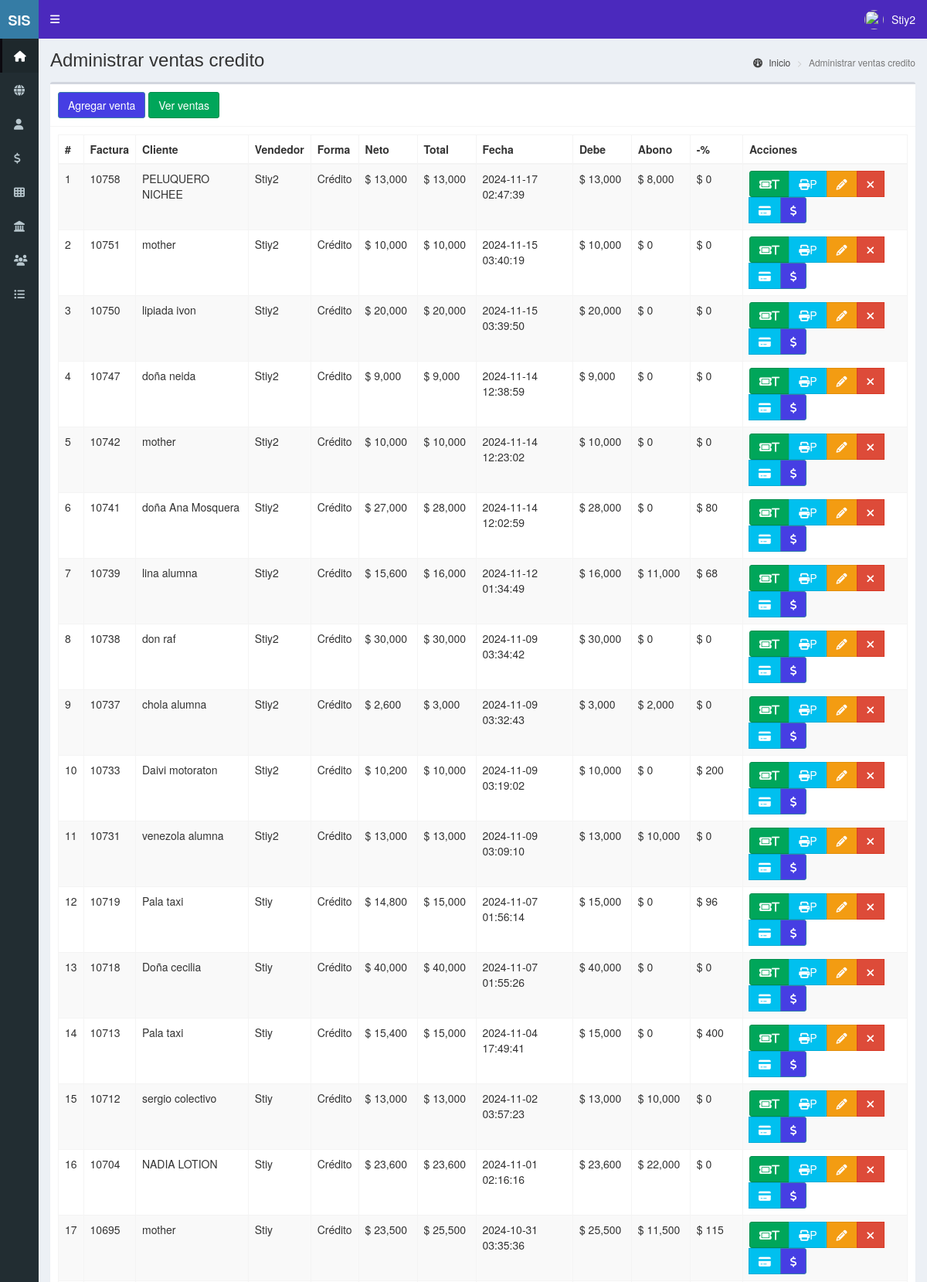
Screenshot of /ventas-credito (signed in, upper part) with the database file from the repository.
### tables this page shows
CREATE TABLE `ventas` (
  `id` int(11) NOT NULL,
  `codigo` int(11) NOT NULL,
  `id_cliente` int(11) NOT NULL,
  `id_vendedor` int(11) NOT NULL,
  `productos` text NOT NULL,
  `impuesto` float NOT NULL,
  `neto` float NOT NULL,
  `total` float NOT NULL,
  `metodo_pago` text NOT NULL,
  `fecha` timestamp NOT NULL DEFAULT current_timestamp(),
  `saldo_pendiente` decimal(10,2) DEFAULT 0.00,
  `monto_abonado` decimal(10,2) DEFAULT 0.00,
  `descuento` int(50) DEFAULT NULL
);

CREATE TABLE `clientes` (
  `id` int(11) NOT NULL,
  `nombre` text NOT NULL,
  `documento` int(11) NOT NULL,
  `email` text NOT NULL,
  `telefono` text NOT NULL,
  `direccion` text NOT NULL,
  `fecha_nacimiento` date NOT NULL,
  `compras` int(11) NOT NULL,
  `ultima_compra` datetime NOT NULL,
  `fecha` timestamp NOT NULL DEFAULT current_timestamp() ON UPDATE current_timestamp()
);

CREATE TABLE `usuarios` (
  `id` int(11) NOT NULL,
  `nombre` text NOT NULL,
  `usuario` text NOT NULL,
  `password` text NOT NULL,
  `perfil` text NOT NULL,
  `foto` text NOT NULL,
  `estado` int(11) NOT NULL,
  `ultimo_login` datetime NOT NULL,
  `fecha` timestamp NOT NULL DEFAULT current_timestamp() ON UPDATE current_timestamp()
);

### controladores/plantilla.controlador.php (called while the page is built)
<?php
class ControladorPlantilla{
	static public function ctrPlantilla(){
		include "vistas/plantilla.php";
	}
}

### index.php (called while the page is built, shortened)
<?php
require_once "controladores/plantilla.controlador.php";
require_once "controladores/usuarios.controlador.php";
require_once "controladores/clientes.controlador.php";
require_once "controladores/ventas.controlador.php";
require_once "modelos/usuarios.modelo.php";
require_once "modelos/clientes.modelo.php";
require_once "modelos/ventas.modelo.php";
$plantilla = new ControladorPlantilla();
$plantilla->ctrPlantilla();

### controladores/ventas.controlador.php (called while the page is built, shortened)
<?php
class ControladorVentas{
	static public function ctrVentasCreditos(){
		$tabla = "ventas";
		$respuesta = ModeloVentas::mdlVentasCreditos($tabla);
		return $respuesta;
	}
}

### modelos/conexion.php (called while the page is built)
<?php
class Conexion {
    static public function conectar() {
        try {
            $link = new PDO(
                "mysql:host=localhost;dbname=sis_billar",
                "root",
                "",
                [
                    PDO::ATTR_ERRMODE => PDO::ERRMODE_EXCEPTION,
                    PDO::ATTR_DEFAULT_FETCH_MODE => PDO::FETCH_ASSOC,
                ]
            );
            $link->exec("set names utf8");
            return $link;
        } catch (PDOException $e) {
            file_put_contents("errores.log", date("Y-m-d H:i:s") . " - DB Error: " . $e->getMessage() . "\n", FILE_APPEND);
            echo '<script src="https://cdn.jsdelivr.net/npm/sweetalert2@11"></script>';
            echo '<script>
                Swal.fire({
                    icon: "error",
                    title: "Error de conexión",
                    text: "No se pudo conectar con la base de datos. Contacta al administrador.",
                    confirmButtonText: "Cerrar"
                });
            </script>';
            exit();
        }
    }
}

### modelos/ventas.modelo.php (called while the page is built, shortened)
<?php
require_once "conexion.php";
class ModeloVentas{
	static public function mdlVentasCreditos($tabla){
			$stmt = Conexion::conectar()->prepare("SELECT * FROM $tabla WHERE metodo_pago= 'Crédito' ORDER BY id DESC");
			$stmt -> execute();
			return $stmt -> fetchAll();
	}
}

### controladores/clientes.controlador.php (called while the page is built, shortened)
<?php
class ControladorClientes{
	static public function ctrMostrarClientes($item, $valor){
		$tabla = "clientes";
		$respuesta = ModeloClientes::mdlMostrarClientes($tabla, $item, $valor);
		return $respuesta;
	}
}

### modelos/clientes.modelo.php (called while the page is built, shortened)
<?php
require_once "conexion.php";
class ModeloClientes{
	static public function mdlMostrarClientes($tabla, $item, $valor){
		if($item != null){
			$stmt = Conexion::conectar()->prepare("SELECT * FROM $tabla WHERE $item = :$item");
			$stmt -> bindParam(":".$item, $valor, PDO::PARAM_STR);
			$stmt -> execute();
			return $stmt -> fetch();
		}else{
			$stmt = Conexion::conectar()->prepare("SELECT * FROM $tabla");
			$stmt -> execute();
			return $stmt -> fetchAll();
		}
	}
}

### controladores/usuarios.controlador.php (called while the page is built, shortened)
<?php
class ControladorUsuarios{
	static public function ctrMostrarUsuarios($item, $valor){
		$tabla = "usuarios";
		$respuesta = ModeloUsuarios::MdlMostrarUsuarios($tabla, $item, $valor);
		return $respuesta;
	}
}

### modelos/usuarios.modelo.php (called while the page is built, shortened)
<?php
require_once "conexion.php";
class ModeloUsuarios{
	static public function mdlMostrarUsuarios($tabla, $item, $valor){
		if($item != null){
			$stmt = Conexion::conectar()->prepare("SELECT * FROM $tabla WHERE $item = :$item");
			$stmt -> bindParam(":".$item, $valor, PDO::PARAM_STR);
			$stmt -> execute();
			return $stmt -> fetch();
		}else{
			$stmt = Conexion::conectar()->prepare("SELECT * FROM $tabla");
			$stmt -> execute();
			return $stmt -> fetchAll();
		}
	}
}

### vistas/modulos/ventas-credito.php (the view, shortened to what this page needs)
<div class="content-wrapper">
  <section class="content-header">
    <h1>
      Administrar ventas credito
    </h1>
    <ol class="breadcrumb">
      <li><a href="inicio"><i class="fa fa-dashboard"></i> Inicio</a></li>
      <li class="active">Administrar ventas credito</li>
    </ol>
  </section>
  <section class="content">
    <div class="box">
      <div class="box-header with-border">
        <a href="crear-venta">
          <button class="btn btn-primary">
            Agregar venta
          </button>
        </a>
        <a href="ventas">
          <button class="btn btn-success">
            Ver ventas
          </button>
        </a>
      </div>
      <div class="box-body">
       <table class="table table-bordered table-striped dt-responsive tablas" width="100%">
        <thead>
         <tr>
           <th style="width:10px">#</th>
           <th>Factura</th>
           <th>Cliente</th>
           <th>Vendedor</th>
           <th>Forma</th>
           <th>Neto</th>
           <th>Total</th>
           <th>Fecha</th>
           <th>Debe</th>
           <th>Abono</th>
           <th>-%</th>
           <th>Acciones</th>
         </tr>
        </thead>
        <tbody>
        <?php
          $respuesta = ControladorVentas::ctrVentasCreditos();
          foreach ($respuesta as $key => $value) {
           echo '<tr>
                  <td>'.($key+1).'</td>
                  <td>'.$value["codigo"].'</td>';
                  $itemCliente = "id";
                  $valorCliente = $value["id_cliente"];
                  $respuestaCliente = ControladorClientes::ctrMostrarClientes($itemCliente, $valorCliente);
                  echo '<td>'.$respuestaCliente["nombre"].'</td>';
                  $itemUsuario = "id";
                  $valorUsuario = $value["id_vendedor"];
                  $respuestaUsuario = ControladorUsuarios::ctrMostrarUsuarios($itemUsuario, $valorUsuario);
                  echo '<td>'.$respuestaUsuario["nombre"].'</td>
                  <td>'.$value["metodo_pago"].'</td>
                  <td>$ '.number_format($value["neto"]).'</td>
                  <td>$ '.number_format($value["total"]).'</td>
                  <td>'.$value["fecha"].'</td>
                  <td>$ '.number_format($value["saldo_pendiente"]).'</td>
                  <td>$ '.number_format($value["monto_abonado"]).'</td>
                  <td>$ '.number_format($value["descuento"]).'</td>
                  <td>
                    <div class="btn-group">
                      <button class="btn btn-success btnImprimirTicket" codigoVenta="'.$value["codigo"].'">
                        <i class="fa fa-ticket">T</i>
                      </button>
                      <button class="btn btn-info btnImprimirFactura" codigoVenta="'.$value["codigo"].'">
                        <i class="fa fa-print"></i>P
                      </button>';
                      if($_SESSION["perfil"] == "Administrador"){
                      echo '
                      <button class="btn btn-warning btnEditarVenta" idVenta="'.$value["id"].'"><i class="fa fa-pencil"></i></button>
                      <button class="btn btn-danger btnEliminarVenta" idVenta="'.$value["id"].'"><i class="fa fa-times"></i></button>
                      <button class="btn btn-info btnabonarcredito" data-toggle="modal" data-target="#modalAbonar" idVenta="'.$value["id"].'"><i class="fa fa-credit-card"></i></button>
                      <button class="btn btn-primary btnpagarcredito" idVenta="'.$value["id"].'"><i class="fa fa-usd"></i></button>';
                    }
                    echo '</div>
                  </td>
                </tr>';
            }
        ?>
        </tbody>
       </table>
      </div>
    </div>
  </section>
</div>

### vistas/plantilla.php (shortened to what this page needs)
<!DOCTYPE html>
<html>
<head>
  <link href="https://cdn.jsdelivr.net/npm/select2@4.1.0-rc.0/dist/css/select2.min.css" rel="stylesheet" />
  <link rel="stylesheet" href="vistas/bower_components/bootstrap/dist/css/bootstrap.min.css">
  <link rel="stylesheet" href="vistas/bower_components/font-awesome/css/all.min.css">
  <link rel="stylesheet" href="vistas/bower_components/Ionicons/css/ionicons.min.css">
  <link rel="stylesheet" href="vistas/dist/css/AdminLTE.css">
  <link rel="stylesheet" href="vistas/dist/css/skins/_all-skins.min.css">
  <link rel="stylesheet" href="vistas/bower_components/datatables.net-bs/css/dataTables.bootstrap.min.css">
  <link rel="stylesheet" href="vistas/bower_components/datatables.net-bs/css/responsive.bootstrap.min.css">
  <link rel="stylesheet" href="vistas/plugins/iCheck/all.css">
  <link rel="stylesheet" href="vistas/bower_components/bootstrap-daterangepicker/daterangepicker.css">
  <link rel="stylesheet" href="vistas/bower_components/morris.js/morris.css">
</head>
<body class="hold-transition skin-blue sidebar-collapse sidebar-mini login-page">
  <?php
  if(isset($_SESSION["iniciarSesion"]) && $_SESSION["iniciarSesion"] == "ok"){
   echo '<div class="wrapper">';
    include "modulos/cabezote.php";
    include "modulos/menu.php";
    if(isset($_GET["ruta"])){
      if($_GET["ruta"] == "inicio" ||
         $_GET["ruta"] == "mesas" ||
         $_GET["ruta"] == "usuarios" ||
         $_GET["ruta"] == "categorias" ||
         $_GET["ruta"] == "productos" ||
         $_GET["ruta"] == "gastos" ||
         $_GET["ruta"] == "productos-red" ||
         $_GET["ruta"] == "clientes" ||
         $_GET["ruta"] == "ventas" ||
         $_GET["ruta"] == "crear-venta" ||
         $_GET["ruta"] == "editar-venta" ||
         $_GET["ruta"] == "reportes" ||
         $_GET["ruta"] == "ventas-credito" ||
         $_GET["ruta"] == "ventas-por-producto" ||
         $_GET["ruta"] == "creditos-por-cliente" ||
         $_GET["ruta"] == "salir"){
        include "modulos/".$_GET["ruta"].".php";
      }else{
        include "modulos/404.php";
      }
    }else{
      include "modulos/inicio.php";
    }
    echo '</div>';
  }else{
    include "modulos/login.php";
  }
  ?>
</body>
</html>

### vistas/modulos/cabezote.php (shortened to what this page needs)
<header class="main-header">
   <a href="#" class="logo">
     <span class="logo-mini"><b>SIS</b> VENTAS</span>
   </a>
<nav class="navbar navbar-static-top" role="navigation">
 	<a href="#" class="sidebar-toggle" data-toggle="push-menu" role="button">
     	</a>
	<div class="navbar-custom-menu">
		<ul class="nav navbar-nav">
			<li class="dropdown user user-menu">
				<a href="#" class="dropdown-toggle" data-toggle="dropdown">
				<?php
				if($_SESSION["foto"] != ""){
					echo '<img src="'.$_SESSION["foto"].'" class="user-image">';
				}else{
					echo '<img src="vistas/img/usuarios/default/anonymous.png" class="user-image">';
				}
				?>
					<span class="hidden-xs"><?php  echo $_SESSION["nombre"]; ?></span>
				</a>
			</li>
		</ul>
	</div>
</nav>
</header>

### vistas/modulos/menu.php (shortened to what this page needs)
<aside class="main-sidebar">
	 <section class="sidebar">
		<ul class="sidebar-menu">
		<?php
		if($_SESSION["perfil"] == "Administrador"){
			echo '<li class="active">
				<a href="inicio">
					<i class="fa fa-home"></i>
					<span>Inicio</span>
				</a>
			</li>';
		}
		if($_SESSION["perfil"] == "Administrador" || $_SESSION["perfil"] == "Vendedor" || $_SESSION["perfil"] == "Especial"){
			echo '<li>
				<a href="mesas">
					<i class="fa fa-globe"></i>
					<span>Mesas</span>
				</a>
			</li>
			';
		}
		if($_SESSION["perfil"] == "Administrador"){
			echo '<li>
				<a href="usuarios">
					<i class="fa fa-user"></i>
					<span>Usuarios</span>
				</a>
			</li>
			<li>
				<a href="gastos">
					<i class="fa fa-usd"></i>
					<span>Gastos</span>
				</a>
			</li>';
		}
		if($_SESSION["perfil"] == "Administrador" || $_SESSION["perfil"] == "Especial"){
			echo '<li>
				<a href="categorias">
					<i class="fa fa-th"></i>
					<span>Categorías</span>
				</a>
			</li>
			<li>
				<a href="productos">
					<i class="fa-solid fa-landmark"></i>
					<span>Productos</span>
				</a>
			</li>';
		}
		if($_SESSION["perfil"] == "Administrador" || $_SESSION["perfil"] == "Vendedor" || $_SESSION["perfil"] == "Especial"){
			echo '<li>
				<a href="clientes">
					<i class="fa fa-users"></i>
					<span>Clientes</span>
				</a>
			</li>
			<li class="treeview">
				<a href="#">
					<i class="fa fa-list-ul"></i>
					<span>Ventas</span>
					<span class="pull-right-container">
						<i class="fa fa-angle-left pull-right"></i>
					</span>
				</a>
				<ul class="treeview-menu">
					<li>
						<a href="ventas">
							<i class="fa-solid fa-chart-line"></i>
							<span>Administrar ventas</span>
						</a>
					</li>
			            <li>
			            	<a href="ventas-por-producto">
			            		<i class="fa fa-bar-chart"></i>
			            		<span>Ventas por producto</span>
			            	</a>
			            </li>
					<li>
						<a href="crear-venta">
							<i class="fa-solid fa-money-bill"></i>
							<span>Crear venta</span>
						</a>
					</li>';
				echo '</ul>
			</li>';
		}
		?>
		</ul>
	 </section>
</aside>

### rows the page displays
ventas: codigo "10758", id_cliente.nombre "PELUQUERO NICHEE", usuarios.nombre "Stiy2", metodo_pago "Crédito", neto "13,000", total "13,000", fecha "2024-11-17 02:47:39", saldo_pendiente "13,000", monto_abonado "8,000", descuento "0"
ventas: codigo "10751", id_cliente.nombre "mother", usuarios.nombre "Stiy2", metodo_pago "Crédito", neto "10,000", total "10,000", fecha "2024-11-15 03:40:19", saldo_pendiente "10,000", monto_abonado "0", descuento "0"
ventas: codigo "10750", id_cliente.nombre "lipiada ivon", usuarios.nombre "Stiy2", metodo_pago "Crédito", neto "20,000", total "20,000", fecha "2024-11-15 03:39:50", saldo_pendiente "20,000", monto_abonado "0", descuento "0"
ventas: codigo "10747", id_cliente.nombre "doña neida", usuarios.nombre "Stiy2", metodo_pago "Crédito", neto "9,000", total "9,000", fecha "2024-11-14 12:38:59", saldo_pendiente "9,000", monto_abonado "0", descuento "0"
ventas: codigo "10742", id_cliente.nombre "mother", usuarios.nombre "Stiy2", metodo_pago "Crédito", neto "10,000", total "10,000", fecha "2024-11-14 12:23:02", saldo_pendiente "10,000", monto_abonado "0", descuento "0"
ventas: codigo "10741", id_cliente.nombre "doña Ana Mosquera", usuarios.nombre "Stiy2", metodo_pago "Crédito", neto "27,000", total "28,000", fecha "2024-11-14 12:02:59", saldo_pendiente "28,000", monto_abonado "0", descuento "80"
ventas: codigo "10739", id_cliente.nombre "lina alumna", usuarios.nombre "Stiy2", metodo_pago "Crédito", neto "15,600", total "16,000", fecha "2024-11-12 01:34:49", saldo_pendiente "16,000", monto_abonado "11,000", descuento "68"
ventas: codigo "10738", id_cliente.nombre "don raf", usuarios.nombre "Stiy2", metodo_pago "Crédito", neto "30,000", total "30,000", fecha "2024-11-09 03:34:42", saldo_pendiente "30,000", monto_abonado "0", descuento "0"
ventas: codigo "10737", id_cliente.nombre "chola alumna", usuarios.nombre "Stiy2", metodo_pago "Crédito", neto "2,600", total "3,000", fecha "2024-11-09 03:32:43", saldo_pendiente "3,000", monto_abonado "2,000", descuento "0"
ventas: codigo "10733", id_cliente.nombre "Daivi motoraton", usuarios.nombre "Stiy2", metodo_pago "Crédito", neto "10,200", total "10,000", fecha "2024-11-09 03:19:02", saldo_pendiente "10,000", monto_abonado "0", descuento "200"
ventas: codigo "10731", id_cliente.nombre "venezola alumna", usuarios.nombre "Stiy2", metodo_pago "Crédito", neto "13,000", total "13,000", fecha "2024-11-09 03:09:10", saldo_pendiente "13,000", monto_abonado "10,000", descuento "0"
ventas: codigo "10719", id_cliente.nombre "Pala taxi", usuarios.nombre "Stiy", metodo_pago "Crédito", neto "14,800", total "15,000", fecha "2024-11-07 01:56:14", saldo_pendiente "15,000", monto_abonado "0", descuento "96"
ventas: codigo "10718", id_cliente.nombre "Doña cecilia", usuarios.nombre "Stiy", metodo_pago "Crédito", neto "40,000", total "40,000", fecha "2024-11-07 01:55:26", saldo_pendiente "40,000", monto_abonado "0", descuento "0"
ventas: codigo "10713", id_cliente.nombre "Pala taxi", usuarios.nombre "Stiy", metodo_pago "Crédito", neto "15,400", total "15,000", fecha "2024-11-04 17:49:41", saldo_pendiente "15,000", monto_abonado "0", descuento "400"
ventas: codigo "10712", id_cliente.nombre "sergio colectivo", usuarios.nombre "Stiy", metodo_pago "Crédito", neto "13,000", total "13,000", fecha "2024-11-02 03:57:23", saldo_pendiente "13,000", monto_abonado "10,000", descuento "0"
ventas: codigo "10704", id_cliente.nombre "NADIA LOTION", usuarios.nombre "Stiy", metodo_pago "Crédito", neto "23,600", total "23,600", fecha "2024-11-01 02:16:16", saldo_pendiente "23,600", monto_abonado "22,000", descuento "0"
ventas: codigo "10695", id_cliente.nombre "mother", usuarios.nombre "Stiy", metodo_pago "Crédito", neto "23,500", total "25,500", fecha "2024-10-31 03:35:36", saldo_pendiente "25,500", monto_abonado "11,500", descuento "115"

### other values shown
$_SESSION["nombre"] "Stiy2"
